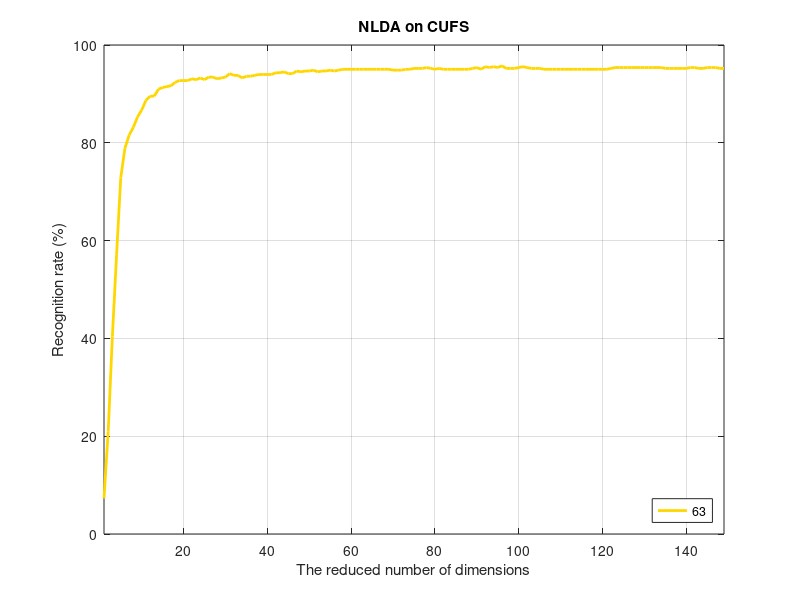

Recreate this plot in MATLAB.
clear;
clc;
% close all;

load Result_NLDA;

colorset = [255  0  255;
             0   255  0;
             0    0  255;
             138  43 226;
             0   199 140;
             255 215  0;
             0 0 0;
           ];
       
colorset = colorset./255;

figure;
linewidth = 2;
numindex = 149;
plot(1:numindex,100*Result_NLDA.NLDA_97_51_1_2(1:numindex),'-','Color',colorset(6,:),'LineWidth',linewidth);
hold on;
grid on;
xlabel('The reduced number of dimensions');
ylabel('Recognition rate (%)');
axis([1 numindex 0 100]);
legend('63','Location','SouthEast');


disp(max(Result_NLDA.NLDA_97_51_1_2(1:numindex))*100);


title('NLDA on CUFS');
